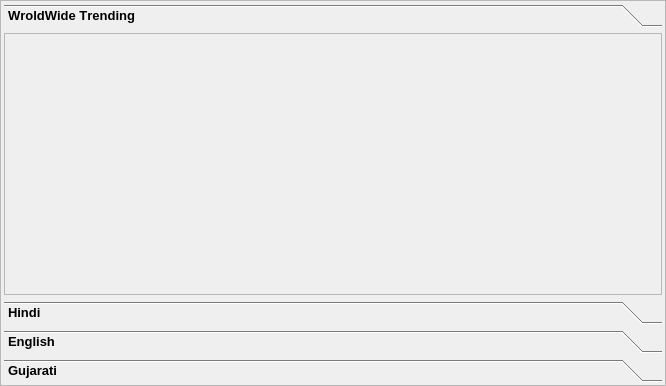
<?xml version="1.0" encoding="UTF-8"?>
<ui version="4.0">
 <class>Movies</class>
 <widget class="QFrame" name="Movies">
  <property name="geometry">
   <rect>
    <x>0</x>
    <y>0</y>
    <width>666</width>
    <height>386</height>
   </rect>
  </property>
  <property name="minimumSize">
   <size>
    <width>639</width>
    <height>363</height>
   </size>
  </property>
  <property name="windowTitle">
   <string>Frame</string>
  </property>
  <layout class="QHBoxLayout" name="MoviesLayout">
   <property name="spacing">
    <number>0</number>
   </property>
   <property name="leftMargin">
    <number>0</number>
   </property>
   <property name="topMargin">
    <number>0</number>
   </property>
   <property name="rightMargin">
    <number>0</number>
   </property>
   <property name="bottomMargin">
    <number>0</number>
   </property>
   <item>
    <widget class="QFrame" name="frame">
     <property name="frameShape">
      <enum>QFrame::NoFrame</enum>
     </property>
     <property name="frameShadow">
      <enum>QFrame::Plain</enum>
     </property>
     <layout class="QGridLayout" name="_2">
      <property name="leftMargin">
       <number>0</number>
      </property>
      <property name="topMargin">
       <number>0</number>
      </property>
      <property name="rightMargin">
       <number>0</number>
      </property>
      <property name="bottomMargin">
       <number>0</number>
      </property>
      <property name="spacing">
       <number>0</number>
      </property>
      <item row="0" column="0">
       <widget class="QScrollArea" name="scrollArea">
        <property name="widgetResizable">
         <bool>true</bool>
        </property>
        <widget class="QWidget" name="scrollAreaWidgetContents">
         <property name="geometry">
          <rect>
           <x>0</x>
           <y>0</y>
           <width>664</width>
           <height>384</height>
          </rect>
         </property>
         <layout class="QGridLayout" name="gridLayout_3">
          <property name="leftMargin">
           <number>3</number>
          </property>
          <property name="topMargin">
           <number>3</number>
          </property>
          <property name="rightMargin">
           <number>3</number>
          </property>
          <property name="bottomMargin">
           <number>3</number>
          </property>
          <property name="spacing">
           <number>3</number>
          </property>
          <item row="0" column="0">
           <widget class="QToolBox" name="toolBox">
            <property name="font">
             <font>
              <pointsize>10</pointsize>
              <weight>75</weight>
              <bold>true</bold>
              <underline>false</underline>
              <strikeout>false</strikeout>
              <stylestrategy>PreferDefault</stylestrategy>
              <kerning>false</kerning>
             </font>
            </property>
            <property name="frameShape">
             <enum>QFrame::NoFrame</enum>
            </property>
            <property name="frameShadow">
             <enum>QFrame::Plain</enum>
            </property>
            <property name="currentIndex">
             <number>0</number>
            </property>
            <property name="tabSpacing">
             <number>6</number>
            </property>
            <widget class="QWidget" name="trending_movies">
             <property name="geometry">
              <rect>
               <x>0</x>
               <y>0</y>
               <width>658</width>
               <height>258</height>
              </rect>
             </property>
             <property name="font">
              <font>
               <pointsize>10</pointsize>
              </font>
             </property>
             <attribute name="icon">
              <iconset>
               <normaloff>C:/Users/admin/Desktop/img/icons/fire.png</normaloff>C:/Users/admin/Desktop/img/icons/fire.png</iconset>
             </attribute>
             <attribute name="label">
              <string>WroldWide Trending</string>
             </attribute>
             <layout class="QGridLayout">
              <property name="leftMargin">
               <number>0</number>
              </property>
              <property name="topMargin">
               <number>0</number>
              </property>
              <property name="rightMargin">
               <number>0</number>
              </property>
              <property name="bottomMargin">
               <number>0</number>
              </property>
              <property name="spacing">
               <number>0</number>
              </property>
              <item row="0" column="0">
               <widget class="QScrollArea" name="scrollArea_2">
                <property name="verticalScrollBarPolicy">
                 <enum>Qt::ScrollBarAlwaysOff</enum>
                </property>
                <property name="horizontalScrollBarPolicy">
                 <enum>Qt::ScrollBarAsNeeded</enum>
                </property>
                <property name="widgetResizable">
                 <bool>true</bool>
                </property>
                <widget class="QWidget" name="scrollAreaWidgetContents_2">
                 <property name="geometry">
                  <rect>
                   <x>0</x>
                   <y>0</y>
                   <width>656</width>
                   <height>256</height>
                  </rect>
                 </property>
                 <property name="font">
                  <font>
                   <stylestrategy>NoAntialias</stylestrategy>
                  </font>
                 </property>
                 <property name="layoutDirection">
                  <enum>Qt::LeftToRight</enum>
                 </property>
                 <layout class="QHBoxLayout" name="trending_movies_wrapper">
                  <property name="leftMargin">
                   <number>5</number>
                  </property>
                  <property name="topMargin">
                   <number>5</number>
                  </property>
                  <property name="rightMargin">
                   <number>5</number>
                  </property>
                  <property name="bottomMargin">
                   <number>5</number>
                  </property>
                 </layout>
                </widget>
               </widget>
              </item>
             </layout>
            </widget>
            <widget class="QWidget" name="hindi_movies">
             <property name="geometry">
              <rect>
               <x>0</x>
               <y>0</y>
               <width>658</width>
               <height>258</height>
              </rect>
             </property>
             <attribute name="icon">
              <iconset>
               <normaloff>C:/Users/admin/Desktop/img/icons/clapperboard.png</normaloff>C:/Users/admin/Desktop/img/icons/clapperboard.png</iconset>
             </attribute>
             <attribute name="label">
              <string>Hindi</string>
             </attribute>
             <layout class="QGridLayout" name="gridLayout_7">
              <property name="leftMargin">
               <number>0</number>
              </property>
              <property name="topMargin">
               <number>0</number>
              </property>
              <property name="rightMargin">
               <number>0</number>
              </property>
              <property name="bottomMargin">
               <number>0</number>
              </property>
              <property name="spacing">
               <number>0</number>
              </property>
              <item row="0" column="0">
               <widget class="QScrollArea" name="scrollArea_3">
                <property name="widgetResizable">
                 <bool>true</bool>
                </property>
                <widget class="QWidget" name="scrollAreaWidgetContents_3">
                 <property name="geometry">
                  <rect>
                   <x>0</x>
                   <y>0</y>
                   <width>656</width>
                   <height>256</height>
                  </rect>
                 </property>
                 <layout class="QHBoxLayout" name="hindi_movies_wrapper">
                  <property name="leftMargin">
                   <number>5</number>
                  </property>
                  <property name="topMargin">
                   <number>5</number>
                  </property>
                  <property name="rightMargin">
                   <number>5</number>
                  </property>
                  <property name="bottomMargin">
                   <number>5</number>
                  </property>
                 </layout>
                </widget>
               </widget>
              </item>
             </layout>
            </widget>
            <widget class="QWidget" name="english__movies">
             <property name="geometry">
              <rect>
               <x>0</x>
               <y>0</y>
               <width>658</width>
               <height>258</height>
              </rect>
             </property>
             <attribute name="icon">
              <iconset>
               <normaloff>C:/Users/admin/Desktop/img/icons/clapperboard.png</normaloff>C:/Users/admin/Desktop/img/icons/clapperboard.png</iconset>
             </attribute>
             <attribute name="label">
              <string>English</string>
             </attribute>
             <layout class="QGridLayout" name="gridLayout_10">
              <property name="leftMargin">
               <number>0</number>
              </property>
              <property name="topMargin">
               <number>0</number>
              </property>
              <property name="rightMargin">
               <number>0</number>
              </property>
              <property name="bottomMargin">
               <number>0</number>
              </property>
              <property name="spacing">
               <number>0</number>
              </property>
              <item row="0" column="0">
               <widget class="QScrollArea" name="scrollArea_4">
                <property name="widgetResizable">
                 <bool>true</bool>
                </property>
                <widget class="QWidget" name="scrollAreaWidgetContents_5">
                 <property name="geometry">
                  <rect>
                   <x>0</x>
                   <y>0</y>
                   <width>656</width>
                   <height>256</height>
                  </rect>
                 </property>
                 <layout class="QHBoxLayout" name="english_movies_wrapper">
                  <property name="leftMargin">
                   <number>5</number>
                  </property>
                  <property name="topMargin">
                   <number>5</number>
                  </property>
                  <property name="rightMargin">
                   <number>5</number>
                  </property>
                  <property name="bottomMargin">
                   <number>5</number>
                  </property>
                 </layout>
                </widget>
               </widget>
              </item>
             </layout>
            </widget>
            <widget class="QWidget" name="gujarati_movies">
             <property name="geometry">
              <rect>
               <x>0</x>
               <y>0</y>
               <width>658</width>
               <height>258</height>
              </rect>
             </property>
             <attribute name="icon">
              <iconset>
               <normaloff>C:/Users/admin/Desktop/img/icons/clapperboard.png</normaloff>C:/Users/admin/Desktop/img/icons/clapperboard.png</iconset>
             </attribute>
             <attribute name="label">
              <string>Gujarati</string>
             </attribute>
             <layout class="QGridLayout" name="gridLayout_12">
              <property name="leftMargin">
               <number>0</number>
              </property>
              <property name="topMargin">
               <number>0</number>
              </property>
              <property name="rightMargin">
               <number>0</number>
              </property>
              <property name="bottomMargin">
               <number>0</number>
              </property>
              <property name="spacing">
               <number>0</number>
              </property>
              <item row="0" column="0">
               <widget class="QScrollArea" name="scrollArea_5">
                <property name="font">
                 <font>
                  <pointsize>10</pointsize>
                 </font>
                </property>
                <property name="widgetResizable">
                 <bool>true</bool>
                </property>
                <widget class="QWidget" name="scrollAreaWidgetContents_6">
                 <property name="geometry">
                  <rect>
                   <x>0</x>
                   <y>0</y>
                   <width>656</width>
                   <height>256</height>
                  </rect>
                 </property>
                 <layout class="QHBoxLayout" name="gujarati_movies_wrapper">
                  <property name="leftMargin">
                   <number>5</number>
                  </property>
                  <property name="topMargin">
                   <number>5</number>
                  </property>
                  <property name="rightMargin">
                   <number>5</number>
                  </property>
                  <property name="bottomMargin">
                   <number>5</number>
                  </property>
                 </layout>
                </widget>
               </widget>
              </item>
             </layout>
            </widget>
           </widget>
          </item>
         </layout>
        </widget>
       </widget>
      </item>
     </layout>
    </widget>
   </item>
  </layout>
 </widget>
 <resources/>
 <connections/>
</ui>
